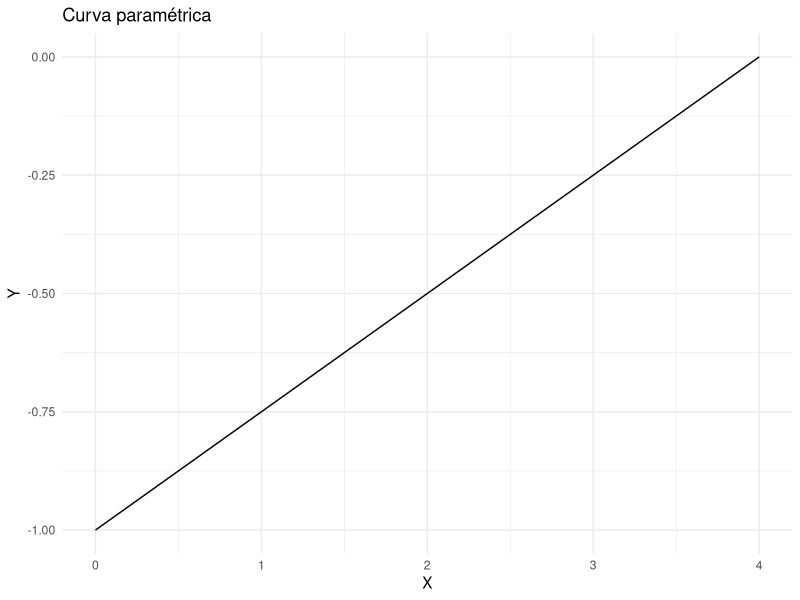

Source code (R):
# Instala ggplot2 si aún no lo has hecho
# install.packages("ggplot2")

# Carga la biblioteca
library(ggplot2)

# Define la función paramétrica para la curva
parametric_curve <- function(t) {
  x <- t * 4
  y <- (t - 1)
  return(data.frame(x = x, y = y))
}

# Genera datos para la curva con t en el intervalo [0, 1]
curve_data <- lapply(seq(0, 1, 0.01), parametric_curve)
curve_data <- do.call(rbind, curve_data)

# Grafica la curva
ggplot(curve_data, aes(x, y)) +
  geom_path() +
  labs(title = "Curva paramétrica",
       x = "X",
       y = "Y") +
  theme_minimal()
